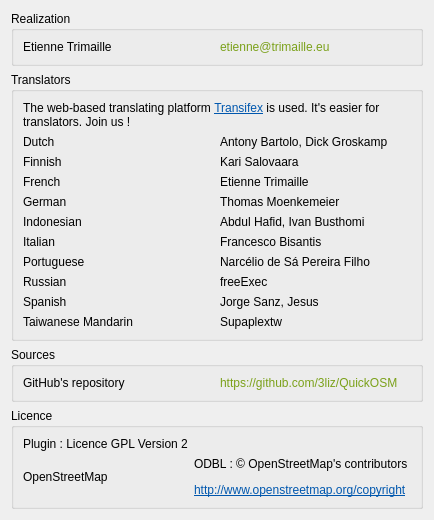
           <widget class="QWidget" name="about_page">
            <layout class="QVBoxLayout" name="verticalLayout_4">
             <item>
              <widget class="QGroupBox" name="groupBox_2">
               <property name="title">
                <string>Realization</string>
               </property>
               <layout class="QHBoxLayout" name="horizontalLayout_6">
                <item>
                 <layout class="QHBoxLayout" name="horizontalLayout_5">
                  <item>
                   <widget class="QLabel" name="label_13">
                    <property name="maximumSize">
                     <size>
                      <width>16777215</width>
                      <height>16777215</height>
                     </size>
                    </property>
                    <property name="text">
                     <string notr="true">&lt;html&gt;&lt;head/&gt;&lt;body&gt;&lt;p&gt;Etienne Trimaille&lt;/p&gt;&lt;/body&gt;&lt;/html&gt;</string>
                    </property>
                    <property name="scaledContents">
                     <bool>false</bool>
                    </property>
                    <property name="openExternalLinks">
                     <bool>true</bool>
                    </property>
                   </widget>
                  </item>
                  <item>
                   <widget class="QLabel" name="label_14">
                    <property name="text">
                     <string notr="true">&lt;a href=&quot;mailto:etienne@trimaille.eu?subject=Plugin QuickOSM - About&quot; style=&quot;color:#7BA11A;text-decoration:none;&quot;&gt;etienne@trimaille.eu&lt;/a&gt;</string>
                    </property>
                    <property name="openExternalLinks">
                     <bool>true</bool>
                    </property>
                   </widget>
                  </item>
                 </layout>
                </item>
               </layout>
              </widget>
             </item>
             <item>
              <widget class="QGroupBox" name="groupBox_8">
               <property name="title">
                <string>Translators</string>
               </property>
               <layout class="QVBoxLayout" name="verticalLayout_11">
                <item>
                 <widget class="QLabel" name="label_18">
                  <property name="text">
                   <string>&lt;html&gt;&lt;head/&gt;&lt;body&gt;&lt;p&gt;The web-based translating platform &lt;a href=&quot;https://www.transifex.com/projects/p/gui/&quot;&gt;&lt;span style=&quot; text-decoration: underline; color:#0057ae;&quot;&gt;Transifex&lt;/span&gt;&lt;/a&gt; is used. It's easier for translators. Join us !&lt;/p&gt;&lt;/body&gt;&lt;/html&gt;</string>
                  </property>
                  <property name="scaledContents">
                   <bool>true</bool>
                  </property>
                  <property name="wordWrap">
                   <bool>true</bool>
                  </property>
                 </widget>
                </item>
                <item>
                 <layout class="QGridLayout" name="gridLayout">
                  <item row="0" column="0">
                   <widget class="QLabel" name="label_21">
                    <property name="text">
                     <string>Dutch</string>
                    </property>
                   </widget>
                  </item>
                  <item row="0" column="1">
                   <widget class="QLabel" name="label_22">
                    <property name="text">
                     <string notr="true">Antony Bartolo, Dick Groskamp</string>
                    </property>
                   </widget>
                  </item>
                  <item row="9" column="1">
                   <widget class="QLabel" name="label_25">
                    <property name="text">
                     <string notr="true">Supaplextw</string>
                    </property>
                   </widget>
                  </item>
                  <item row="2" column="0">
                   <widget class="QLabel" name="label_17">
                    <property name="text">
                     <string>French</string>
                    </property>
                   </widget>
                  </item>
                  <item row="3" column="0">
                   <widget class="QLabel" name="label_6">
                    <property name="text">
                     <string>German</string>
                    </property>
                   </widget>
                  </item>
                  <item row="7" column="1">
                   <widget class="QLabel" name="label_3">
                    <property name="text">
                     <string notr="true">freeExec</string>
                    </property>
                   </widget>
                  </item>
                  <item row="6" column="0">
                   <widget class="QLabel" name="label_11">
                    <property name="text">
                     <string>Portuguese</string>
                    </property>
                   </widget>
                  </item>
                  <item row="8" column="0">
                   <widget class="QLabel" name="label_16">
                    <property name="text">
                     <string>Spanish</string>
                    </property>
                   </widget>
                  </item>
                  <item row="5" column="1">
                   <widget class="QLabel" name="label_7">
                    <property name="text">
                     <string notr="true">Francesco Bisantis</string>
                    </property>
                   </widget>
                  </item>
                  <item row="1" column="1">
                   <widget class="QLabel" name="label_24">
                    <property name="text">
                     <string notr="true">Kari Salovaara</string>
                    </property>
                   </widget>
                  </item>
                  <item row="6" column="1">
                   <widget class="QLabel" name="label_12">
                    <property name="text">
                     <string notr="true">Narcélio de Sá Pereira Filho</string>
                    </property>
                   </widget>
                  </item>
                  <item row="9" column="0">
                   <widget class="QLabel" name="label_26">
                    <property name="text">
                     <string>Taiwanese Mandarin</string>
                    </property>
                   </widget>
                  </item>
                  <item row="3" column="1">
                   <widget class="QLabel" name="label_5">
                    <property name="text">
                     <string notr="true">Thomas Moenkemeier</string>
                    </property>
                   </widget>
                  </item>
                  <item row="2" column="1">
                   <widget class="QLabel" name="label_9">
                    <property name="text">
                     <string notr="true">Etienne Trimaille</string>
                    </property>
                   </widget>
                  </item>
                  <item row="8" column="1">
                   <widget class="QLabel" name="label_27">
                    <property name="text">
                     <string notr="true">Jorge Sanz, Jesus</string>
                    </property>
                   </widget>
                  </item>
                  <item row="1" column="0">
                   <widget class="QLabel" name="label_23">
                    <property name="text">
                     <string>Finnish</string>
                    </property>
                   </widget>
                  </item>
                  <item row="7" column="0">
                   <widget class="QLabel" name="label_4">
                    <property name="text">
                     <string>Russian</string>
                    </property>
                   </widget>
                  </item>
                  <item row="5" column="0">
                   <widget class="QLabel" name="label_8">
                    <property name="text">
                     <string>Italian</string>
                    </property>
                   </widget>
                  </item>
                  <item row="4" column="0">
                   <widget class="QLabel" name="label_34">
                    <property name="text">
                     <string>Indonesian</string>
                    </property>
                   </widget>
                  </item>
                  <item row="4" column="1">
                   <widget class="QLabel" name="label_35">
                    <property name="text">
                     <string notr="true">Abdul Hafid, Ivan Busthomi</string>
                    </property>
                   </widget>
                  </item>
                 </layout>
                </item>
               </layout>
              </widget>
             </item>
             <item>
              <widget class="QGroupBox" name="groupBox_6">
               <property name="title">
                <string>Sources</string>
               </property>
               <layout class="QVBoxLayout" name="verticalLayout_8">
                <item>
                 <layout class="QGridLayout" name="gridLayout_4">
                  <item row="0" column="0">
                   <widget class="QLabel" name="label_19">
                    <property name="text">
                     <string>GitHub's repository</string>
                    </property>
                   </widget>
                  </item>
                  <item row="0" column="1">
                   <widget class="QLabel" name="label_20">
                    <property name="text">
                     <string notr="true">&lt;a href=&quot;https://github.com/3liz/QuickOSM&quot; style=&quot;color:#7BA11A;text-decoration:none;&quot;&gt;https://github.com/3liz/QuickOSM&lt;/a&gt;</string>
                    </property>
                    <property name="openExternalLinks">
                     <bool>true</bool>
                    </property>
                   </widget>
                  </item>
                 </layout>
                </item>
               </layout>
              </widget>
             </item>
             <item>
              <widget class="QGroupBox" name="groupBox_4">
               <property name="title">
                <string>Licence</string>
               </property>
               <layout class="QVBoxLayout" name="verticalLayout_6">
                <item>
                 <layout class="QGridLayout" name="gridLayout_3">
                  <item row="2" column="0">
                   <widget class="QLabel" name="label">
                    <property name="text">
                     <string notr="true">OpenStreetMap</string>
                    </property>
                   </widget>
                  </item>
                  <item row="1" column="1">
                   <widget class="QLabel" name="label_gnu">
                    <property name="text">
                     <string notr="true"/>
                    </property>
                    <property name="alignment">
                     <set>Qt::AlignCenter</set>
                    </property>
                    <property name="openExternalLinks">
                     <bool>true</bool>
                    </property>
                   </widget>
                  </item>
                  <item row="1" column="0">
                   <widget class="QLabel" name="label_15">
                    <property name="text">
                     <string notr="true">Plugin : Licence GPL Version 2</string>
                    </property>
                   </widget>
                  </item>
                  <item row="2" column="1">
                   <widget class="QLabel" name="label_2">
                    <property name="text">
                     <string notr="true">&lt;html&gt;&lt;head/&gt;&lt;body&gt;&lt;p&gt;ODBL : © OpenStreetMap's contributors &lt;/p&gt;&lt;p&gt;&lt;a href=&quot;http://www.openstreetmap.org/copyright&quot;&gt;&lt;span style=&quot; text-decoration: underline; color:#0057ae;&quot;&gt;http://www.openstreetmap.org/copyright&lt;/span&gt;&lt;/a&gt;&lt;/p&gt;&lt;/body&gt;&lt;/html&gt;</string>
                    </property>
                   </widget>
                  </item>
                 </layout>
                </item>
               </layout>
              </widget>
             </item>
            </layout>
           </widget>
